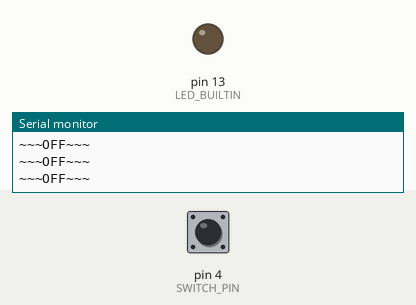
Bench run of a sketch on a simulated Arduino Uno, built with avr-gcc and run on an emulated ATmega328P. On the bench: output pins drawn as LEDs (lit = HIGH), the last lines printed to the serial monitor. The test bench sets the inputs (shaded band); at power-on: pin 4 (SWITCH_PIN) LOW.

Above: at 1.8 s.
1.9 s: pin 4 (SWITCH_PIN) pulled HIGH for 0.6 s
At 2.4 s:
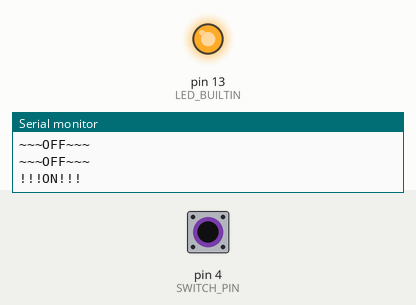
4.0 s: pin 4 (SWITCH_PIN) pulled HIGH for 3.2 s
At 8.9 s:
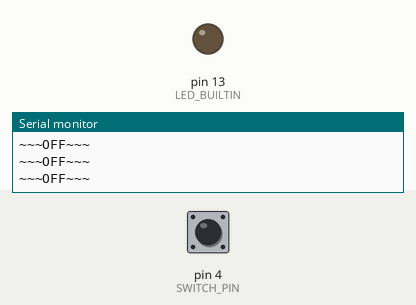
Timing chart, 0 to 10.4 s (numbered marks = the images above; inputs shaded):
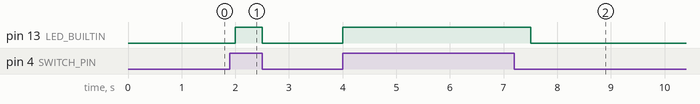

The sketch:

switch.ino
```cpp
// SWITCH EXAMPLE
const byte SWITCH_PIN = 4;

void setup() {
  // initialize serial communications at 9600 bps:
  Serial.begin(9600);

  pinMode(SWITCH_PIN, INPUT);
  pinMode(LED_BUILTIN, OUTPUT);
}

void loop() {
  // read the analog in value:
  String text = "~~~OFF~~~";
  if (digitalRead(SWITCH_PIN) == HIGH) {
    text = "!!!ON!!!";
    digitalWrite(LED_BUILTIN, HIGH);
    }
  else {
    digitalWrite(LED_BUILTIN, LOW);
  }

  Serial.print(text + "\n");
  delay(500);
}
```

Measured:
- after the input at 1.9 s, pin 13 (LED_BUILTIN): LOW → HIGH after 0.10 s, → LOW 0.50 s later
- after the input at 4.0 s, pin 13 (LED_BUILTIN): LOW → HIGH at once, → LOW 3.5 s later
